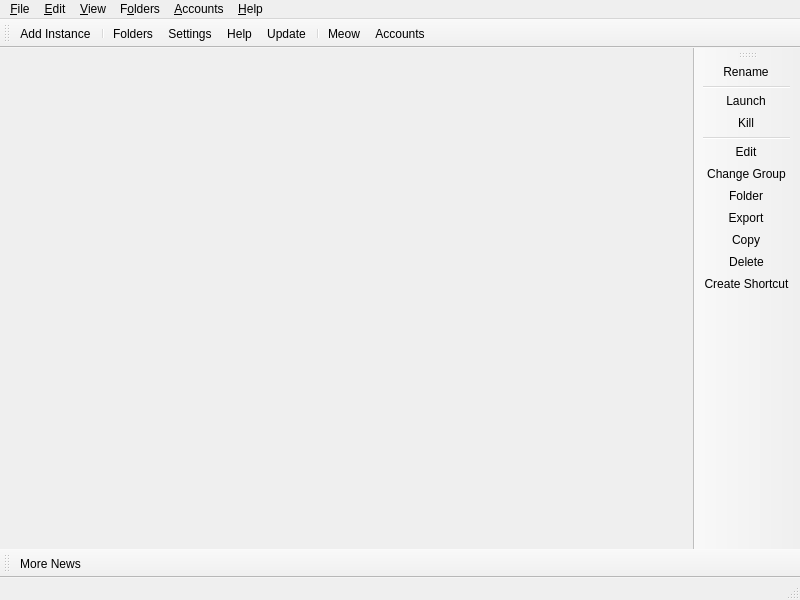
<?xml version="1.0" encoding="UTF-8"?>
<ui version="4.0">
 <class>MainWindow</class>
 <widget class="QMainWindow" name="MainWindow">
  <property name="geometry">
   <rect>
    <x>0</x>
    <y>0</y>
    <width>800</width>
    <height>600</height>
   </rect>
  </property>
  <widget class="QWidget" name="centralWidget">
   <layout class="QHBoxLayout" name="horizontalLayout">
    <property name="spacing">
     <number>0</number>
    </property>
    <property name="leftMargin">
     <number>0</number>
    </property>
    <property name="topMargin">
     <number>0</number>
    </property>
    <property name="rightMargin">
     <number>0</number>
    </property>
    <property name="bottomMargin">
     <number>0</number>
    </property>
   </layout>
  </widget>
  <widget class="QStatusBar" name="statusBar"/>
  <widget class="QToolBar" name="mainToolBar">
   <property name="windowTitle">
    <string>Main Toolbar</string>
   </property>
   <property name="allowedAreas">
    <set>Qt::ToolBarArea::BottomToolBarArea|Qt::ToolBarArea::TopToolBarArea</set>
   </property>
   <property name="toolButtonStyle">
    <enum>Qt::ToolButtonStyle::ToolButtonTextBesideIcon</enum>
   </property>
   <property name="floatable">
    <bool>false</bool>
   </property>
   <attribute name="toolBarArea">
    <enum>TopToolBarArea</enum>
   </attribute>
   <attribute name="toolBarBreak">
    <bool>false</bool>
   </attribute>
   <addaction name="actionAddInstance"/>
   <addaction name="separator"/>
   <addaction name="actionFoldersButton"/>
   <addaction name="actionSettings"/>
   <addaction name="actionHelpButton"/>
   <addaction name="actionCheckUpdate"/>
   <addaction name="separator"/>
   <addaction name="actionCAT"/>
   <addaction name="actionAccountsButton"/>
  </widget>
  <widget class="QToolBar" name="newsToolBar">
   <property name="windowTitle">
    <string>News Toolbar</string>
   </property>
   <property name="allowedAreas">
    <set>Qt::ToolBarArea::BottomToolBarArea|Qt::ToolBarArea::TopToolBarArea</set>
   </property>
   <property name="iconSize">
    <size>
     <width>16</width>
     <height>16</height>
    </size>
   </property>
   <property name="toolButtonStyle">
    <enum>Qt::ToolButtonStyle::ToolButtonTextBesideIcon</enum>
   </property>
   <property name="floatable">
    <bool>false</bool>
   </property>
   <attribute name="toolBarArea">
    <enum>BottomToolBarArea</enum>
   </attribute>
   <attribute name="toolBarBreak">
    <bool>false</bool>
   </attribute>
   <addaction name="actionMoreNews"/>
  </widget>
  <widget class="WideBar" name="instanceToolBar">
   <property name="windowTitle">
    <string>Instance Toolbar</string>
   </property>
   <property name="iconSize">
    <size>
     <width>16</width>
     <height>16</height>
    </size>
   </property>
   <property name="toolButtonStyle">
    <enum>Qt::ToolButtonStyle::ToolButtonTextBesideIcon</enum>
   </property>
   <property name="floatable">
    <bool>false</bool>
   </property>
   <property name="useDefaultAction" stdset="0">
    <bool>true</bool>
   </property>
   <attribute name="toolBarArea">
    <enum>RightToolBarArea</enum>
   </attribute>
   <attribute name="toolBarBreak">
    <bool>false</bool>
   </attribute>
   <addaction name="actionRenameInstance"/>
   <addaction name="separator"/>
   <addaction name="actionLaunchInstance"/>
   <addaction name="actionKillInstance"/>
   <addaction name="separator"/>
   <addaction name="actionEditInstance"/>
   <addaction name="actionChangeInstGroup"/>
   <addaction name="actionViewSelectedInstFolder"/>
   <addaction name="actionExportInstance"/>
   <addaction name="actionCopyInstance"/>
   <addaction name="actionDeleteInstance"/>
   <addaction name="actionCreateInstanceShortcut"/>
  </widget>
  <widget class="QMenuBar" name="menuBar">
   <property name="geometry">
    <rect>
     <x>0</x>
     <y>0</y>
     <width>800</width>
     <height>22</height>
    </rect>
   </property>
   <widget class="QMenu" name="fileMenu">
    <property name="title">
     <string>&amp;File</string>
    </property>
    <property name="toolTipsVisible">
     <bool>true</bool>
    </property>
    <addaction name="actionAddInstance"/>
    <addaction name="separator"/>
    <addaction name="actionLaunchInstance"/>
    <addaction name="actionKillInstance"/>
    <addaction name="separator"/>
    <addaction name="actionEditInstance"/>
    <addaction name="actionChangeInstGroup"/>
    <addaction name="actionViewSelectedInstFolder"/>
    <addaction name="actionExportInstance"/>
    <addaction name="actionCopyInstance"/>
    <addaction name="actionDeleteInstance"/>
    <addaction name="actionCreateInstanceShortcut"/>
    <addaction name="separator"/>
    <addaction name="actionSettings"/>
    <addaction name="actionCloseWindow"/>
   </widget>
   <widget class="QMenu" name="editMenu">
    <property name="title">
     <string>&amp;Edit</string>
    </property>
    <property name="toolTipsVisible">
     <bool>true</bool>
    </property>
    <addaction name="actionUndoTrashInstance"/>
   </widget>
   <widget class="QMenu" name="viewMenu">
    <property name="title">
     <string>&amp;View</string>
    </property>
    <property name="toolTipsVisible">
     <bool>true</bool>
    </property>
    <addaction name="actionChangeTheme"/>
    <addaction name="separator"/>
    <addaction name="actionCAT"/>
    <addaction name="actionToggleStatusBar"/>
    <addaction name="actionLockToolbars"/>
    <addaction name="separator"/>
   </widget>
   <widget class="QMenu" name="foldersMenu">
    <property name="title">
     <string>F&amp;olders</string>
    </property>
    <property name="toolTipsVisible">
     <bool>true</bool>
    </property>
    <addaction name="actionViewLauncherRootFolder"/>
    <addaction name="actionViewLogsFolder"/>
    <addaction name="separator"/>
    <addaction name="actionViewInstanceFolder"/>
    <addaction name="actionViewIconsFolder"/>
    <addaction name="actionViewCentralModsFolder"/>
    <addaction name="actionViewJavaFolder"/>
    <addaction name="actionViewSkinsFolder"/>
    <addaction name="separator"/>
    <addaction name="actionViewWidgetThemeFolder"/>
    <addaction name="actionViewIconThemeFolder"/>
   </widget>
   <widget class="QMenu" name="accountsMenu">
    <property name="title">
     <string>&amp;Accounts</string>
    </property>
   </widget>
   <widget class="QMenu" name="helpMenu">
    <property name="title">
     <string>&amp;Help</string>
    </property>
    <property name="toolTipsVisible">
     <bool>true</bool>
    </property>
    <addaction name="actionClearMetadata"/>
    <addaction name="actionReportBug"/>
    <addaction name="actionViewLog"/>
    <addaction name="actionAddToPATH"/>
    <addaction name="separator"/>
    <addaction name="actionMATRIX"/>
    <addaction name="actionDISCORD"/>
    <addaction name="actionREDDIT"/>
    <addaction name="separator"/>
    <addaction name="actionMoreNews"/>
    <addaction name="actionCheckUpdate"/>
    <addaction name="actionOpenWiki"/>
    <addaction name="actionAbout"/>
   </widget>
   <addaction name="fileMenu"/>
   <addaction name="editMenu"/>
   <addaction name="viewMenu"/>
   <addaction name="foldersMenu"/>
   <addaction name="accountsMenu"/>
   <addaction name="helpMenu"/>
  </widget>
  <action name="actionMoreNews">
   <property name="icon">
    <iconset theme="news"/>
   </property>
   <property name="text">
    <string>More News...</string>
   </property>
   <property name="toolTip">
    <string>Open the development blog to read more news about %1.</string>
   </property>
  </action>
  <action name="actionCAT">
   <property name="checkable">
    <bool>true</bool>
   </property>
   <property name="icon">
    <iconset theme="cat"/>
   </property>
   <property name="text">
    <string>&amp;Meow</string>
   </property>
   <property name="toolTip">
    <string>It's a fluffy kitty :3</string>
   </property>
  </action>
  <action name="actionToggleStatusBar">
   <property name="checkable">
    <bool>true</bool>
   </property>
   <property name="text">
    <string>Status Bar</string>
   </property>
  </action>
  <action name="actionLockToolbars">
   <property name="checkable">
    <bool>true</bool>
   </property>
   <property name="text">
    <string>Lock Toolbars</string>
   </property>
  </action>
  <action name="actionUndoTrashInstance">
   <property name="enabled">
    <bool>false</bool>
   </property>
   <property name="text">
    <string>&amp;Undo Last Instance Deletion</string>
   </property>
  </action>
  <action name="actionAddInstance">
   <property name="icon">
    <iconset theme="new"/>
   </property>
   <property name="text">
    <string>Add Instanc&amp;e...</string>
   </property>
   <property name="toolTip">
    <string>Add a new instance.</string>
   </property>
  </action>
  <action name="actionCheckUpdate">
   <property name="icon">
    <iconset theme="checkupdate"/>
   </property>
   <property name="text">
    <string>&amp;Update...</string>
   </property>
   <property name="toolTip">
    <string>Check for new updates for %1.</string>
   </property>
   <property name="menuRole">
    <enum>QAction::MenuRole::ApplicationSpecificRole</enum>
   </property>
  </action>
  <action name="actionSettings">
   <property name="icon">
    <iconset theme="settings"/>
   </property>
   <property name="text">
    <string>Setti&amp;ngs...</string>
   </property>
   <property name="toolTip">
    <string>Change settings.</string>
   </property>
   <property name="menuRole">
    <enum>QAction::MenuRole::PreferencesRole</enum>
   </property>
  </action>
  <action name="actionManageSkins">
   <property name="icon">
    <iconset theme="settings"/>
   </property>
   <property name="text">
    <string>Manage &amp;Skins...</string>
   </property>
  </action>
  <action name="actionManageAccounts">
   <property name="icon">
    <iconset theme="accounts"/>
   </property>
   <property name="text">
    <string>&amp;Manage Accounts...</string>
   </property>
  </action>
  <action name="actionLaunchInstance">
   <property name="icon">
    <iconset theme="launch"/>
   </property>
   <property name="text">
    <string>&amp;Launch</string>
   </property>
   <property name="toolTip">
    <string>Launch the selected instance.</string>
   </property>
  </action>
  <action name="actionKillInstance">
   <property name="icon">
    <iconset theme="status-bad"/>
   </property>
   <property name="text">
    <string>&amp;Kill</string>
   </property>
   <property name="toolTip">
    <string>Kill the running instance.</string>
   </property>
   <property name="shortcut">
    <string>Ctrl+K</string>
   </property>
  </action>
  <action name="actionRenameInstance">
   <property name="icon">
    <iconset theme="rename"/>
   </property>
   <property name="text">
    <string>Rename</string>
   </property>
   <property name="toolTip">
    <string>Rename the selected instance.</string>
   </property>
  </action>
  <action name="actionChangeInstGroup">
   <property name="icon">
    <iconset theme="tag"/>
   </property>
   <property name="text">
    <string>&amp;Change Group...</string>
   </property>
   <property name="toolTip">
    <string>Change the selected instance's group.</string>
   </property>
   <property name="shortcut">
    <string>Ctrl+G</string>
   </property>
  </action>
  <action name="actionChangeInstIcon">
   <property name="text">
    <string>Change Icon</string>
   </property>
   <property name="toolTip">
    <string>Change the selected instance's icon.</string>
   </property>
  </action>
  <action name="actionEditInstance">
   <property name="icon">
    <iconset theme="settings"/>
   </property>
   <property name="text">
    <string>&amp;Edit...</string>
   </property>
   <property name="toolTip">
    <string>Change the instance settings, mods and versions.</string>
   </property>
   <property name="shortcut">
    <string>Ctrl+I</string>
   </property>
  </action>
  <action name="actionViewSelectedInstFolder">
   <property name="icon">
    <iconset theme="viewfolder"/>
   </property>
   <property name="text">
    <string>&amp;Folder</string>
   </property>
   <property name="toolTip">
    <string>Open the selected instance's root folder in a file browser.</string>
   </property>
  </action>
  <action name="actionDeleteInstance">
   <property name="icon">
    <iconset theme="delete"/>
   </property>
   <property name="text">
    <string>Dele&amp;te</string>
   </property>
   <property name="toolTip">
    <string>Delete the selected instance.</string>
   </property>
   <property name="autoRepeat">
    <bool>false</bool>
   </property>
  </action>
  <action name="actionCopyInstance">
   <property name="icon">
    <iconset theme="copy"/>
   </property>
   <property name="text">
    <string>Cop&amp;y...</string>
   </property>
   <property name="toolTip">
    <string>Copy the selected instance.</string>
   </property>
   <property name="shortcut">
    <string>Ctrl+D</string>
   </property>
  </action>
  <action name="actionExportInstance">
   <property name="icon">
    <iconset theme="export"/>
   </property>
   <property name="text">
    <string>E&amp;xport...</string>
   </property>
   <property name="toolTip">
    <string>Export the selected instance to supported formats.</string>
   </property>
  </action>
  <action name="actionExportInstanceZip">
   <property name="icon">
    <iconset theme="launcher"/>
   </property>
   <property name="text">
    <string>EMC (zip)</string>
   </property>
   <property name="toolTip">
    <string>A full copy of the instance. It also imports into Prism Launcher, PolyMC and MultiMC.</string>
   </property>
  </action>
  <action name="actionExportInstanceMrPack">
   <property name="icon">
    <iconset theme="modrinth"/>
   </property>
   <property name="text">
    <string>Modrinth (mrpack)</string>
   </property>
  </action>
  <action name="actionExportInstanceFlamePack">
   <property name="icon">
    <iconset theme="flame"/>
   </property>
   <property name="text">
    <string>CurseForge (zip)</string>
   </property>
  </action>
  <action name="actionCreateInstanceShortcut">
   <property name="icon">
    <iconset theme="shortcut"/>
   </property>
   <property name="text">
    <string>Create Shortcut</string>
   </property>
   <property name="toolTip">
    <string>Creates a shortcut on a selected folder to launch the selected instance.</string>
   </property>
  </action>
  <action name="actionNoAccountsAdded">
   <property name="icon">
    <iconset theme="noaccount"/>
   </property>
   <property name="text">
    <string>No accounts added!</string>
   </property>
  </action>
  <action name="actionNoDefaultAccount">
   <property name="checkable">
    <bool>true</bool>
   </property>
   <property name="icon">
    <iconset theme="noaccount"/>
   </property>
   <property name="text">
    <string>No Default Account</string>
   </property>
   <property name="shortcut">
    <string>Ctrl+0</string>
   </property>
  </action>
  <action name="actionCloseWindow">
   <property name="icon">
    <iconset theme="status-bad"/>
   </property>
   <property name="text">
    <string>Close &amp;Window</string>
   </property>
   <property name="toolTip">
    <string>Close the current window</string>
   </property>
   <property name="menuRole">
    <enum>QAction::MenuRole::NoRole</enum>
   </property>
  </action>
  <action name="actionViewInstanceFolder">
   <property name="icon">
    <iconset theme="viewfolder"/>
   </property>
   <property name="text">
    <string>I&amp;nstances</string>
   </property>
   <property name="toolTip">
    <string>Open the instances folder in a file browser.</string>
   </property>
  </action>
  <action name="actionViewLauncherRootFolder">
   <property name="icon">
    <iconset theme="viewfolder"/>
   </property>
   <property name="text">
    <string>EMC &amp;Data</string>
   </property>
   <property name="toolTip">
    <string>Open EMC's data folder in a file browser.</string>
   </property>
  </action>
  <action name="actionViewCentralModsFolder">
   <property name="icon">
    <iconset theme="centralmods"/>
   </property>
   <property name="text">
    <string>&amp;Mods (Quick Access)</string>
   </property>
   <property name="toolTip">
    <string>Open the mods folder in a file browser.</string>
   </property>
  </action>
  <action name="actionViewSkinsFolder">
   <property name="icon">
    <iconset theme="viewfolder"/>
   </property>
   <property name="text">
    <string>&amp;Skins</string>
   </property>
   <property name="toolTip">
    <string>Open the skins folder in a file browser.</string>
   </property>
  </action>
  <action name="actionViewIconsFolder">
   <property name="icon">
    <iconset theme="viewfolder"/>
   </property>
   <property name="text">
    <string>Instance &amp;Icons</string>
   </property>
   <property name="toolTip">
    <string>Open the instance icons folder in a file browser.</string>
   </property>
  </action>
  <action name="actionViewLogsFolder">
   <property name="icon">
    <iconset theme="viewfolder"/>
   </property>
   <property name="text">
    <string>EMC &amp;Logs</string>
   </property>
   <property name="toolTip">
    <string>Open the logs folder in a file browser.</string>
   </property>
  </action>
  <action name="actionChangeTheme">
   <property name="text">
    <string>Themes</string>
   </property>
  </action>
  <action name="actionReportBug">
   <property name="icon">
    <iconset theme="bug"/>
   </property>
   <property name="text">
    <string>Report a Bug or Suggest a Feature</string>
   </property>
   <property name="toolTip">
    <string>Open the bug tracker to report a bug with %1.</string>
   </property>
  </action>
  <action name="actionDISCORD">
   <property name="icon">
    <iconset theme="discord"/>
   </property>
   <property name="text">
    <string>&amp;Discord Guild</string>
   </property>
   <property name="toolTip">
    <string>Open %1 Discord guild.</string>
   </property>
  </action>
  <action name="actionMATRIX">
   <property name="icon">
    <iconset theme="matrix"/>
   </property>
   <property name="text">
    <string>&amp;Matrix Space</string>
   </property>
   <property name="toolTip">
    <string>Open %1 Matrix space.</string>
   </property>
  </action>
  <action name="actionREDDIT">
   <property name="icon">
    <iconset theme="reddit-alien"/>
   </property>
   <property name="text">
    <string>Sub&amp;reddit</string>
   </property>
   <property name="toolTip">
    <string>Open %1 subreddit.</string>
   </property>
  </action>
  <action name="actionAbout">
   <property name="icon">
    <iconset theme="about"/>
   </property>
   <property name="text">
    <string>&amp;About %1</string>
   </property>
   <property name="toolTip">
    <string>View information about %1.</string>
   </property>
   <property name="menuRole">
    <enum>QAction::MenuRole::AboutRole</enum>
   </property>
  </action>
  <action name="actionClearMetadata">
   <property name="icon">
    <iconset theme="refresh"/>
   </property>
   <property name="text">
    <string>&amp;Clear Metadata Cache</string>
   </property>
   <property name="toolTip">
    <string>Clear cached metadata</string>
   </property>
  </action>
  <action name="actionViewLog">
   <property name="icon">
    <iconset theme="log"/>
   </property>
   <property name="text">
    <string>View logs</string>
   </property>
   <property name="toolTip">
    <string>View current and previous EMC logs</string>
   </property>
  </action>
  <action name="actionAddToPATH">
   <property name="icon">
    <iconset theme="custom-commands"/>
   </property>
   <property name="text">
    <string>Install to &amp;PATH</string>
   </property>
   <property name="toolTip">
    <string>Install a %1 symlink to /usr/local/bin</string>
   </property>
  </action>
  <action name="actionFoldersButton">
   <property name="icon">
    <iconset theme="viewfolder"/>
   </property>
   <property name="text">
    <string>Folders</string>
   </property>
   <property name="toolTip">
    <string>Open one of the folders shared between instances.</string>
   </property>
  </action>
  <action name="actionHelpButton">
   <property name="icon">
    <iconset theme="help"/>
   </property>
   <property name="text">
    <string>Help</string>
   </property>
   <property name="toolTip">
    <string>Get help with %1 or Minecraft.</string>
   </property>
  </action>
  <action name="actionAccountsButton">
   <property name="icon">
    <iconset theme="noaccount"/>
   </property>
   <property name="text">
    <string>Accounts</string>
   </property>
  </action>
  <action name="actionOpenWiki">
   <property name="icon">
    <iconset theme="help"/>
   </property>
   <property name="text">
    <string>%1 &amp;Wiki</string>
   </property>
   <property name="toolTip">
    <string>Open the %1 wiki</string>
   </property>
  </action>
  <action name="actionViewWidgetThemeFolder">
   <property name="icon">
    <iconset theme="viewfolder"/>
   </property>
   <property name="text">
    <string>&amp;Widget Themes</string>
   </property>
   <property name="toolTip">
    <string>Open the widget themes folder in a file browser.</string>
   </property>
  </action>
  <action name="actionViewIconThemeFolder">
   <property name="icon">
    <iconset theme="viewfolder"/>
   </property>
   <property name="text">
    <string>I&amp;con Themes</string>
   </property>
   <property name="toolTip">
    <string>Open the icon theme folder in a file browser.</string>
   </property>
  </action>
  <action name="actionViewCatPackFolder">
   <property name="icon">
    <iconset theme="viewfolder"/>
   </property>
   <property name="text">
    <string>&amp;Cat Packs</string>
   </property>
   <property name="toolTip">
    <string>Open the cat packs folder in a file browser.</string>
   </property>
  </action>
  <action name="actionViewJavaFolder">
   <property name="icon">
    <iconset theme="viewfolder"/>
   </property>
   <property name="text">
    <string>&amp;Auto Downloaded Java</string>
   </property>
   <property name="toolTip">
    <string>Open the Java folder in a file browser. Only available if the built-in Java downloader is used.</string>
   </property>
  </action>
 </widget>
 <customwidgets>
  <customwidget>
   <class>WideBar</class>
   <extends>QToolBar</extends>
   <header>ui/widgets/WideBar.h</header>
  </customwidget>
 </customwidgets>
 <resources/>
 <connections/>
</ui>
